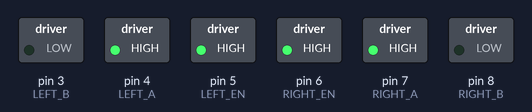
The sketch below on a simulated Arduino Nano, built with avr-gcc and run on an emulated ATmega328P. Parts: switched loads named in the sketch (green lamp = pin HIGH).

Above: at 0.1 s.
At 4.1 s:
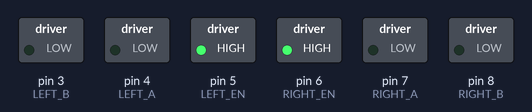
At 7.55 s:
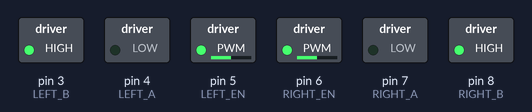
At 15.3 s:
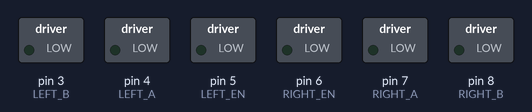
At 25.0 s:
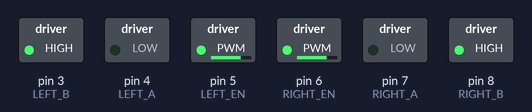
At 34.5 s:
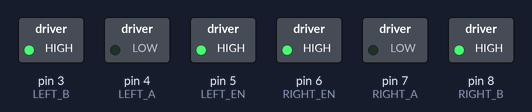
Timing chart, 0 to 40.0 s (numbered marks = the images above):
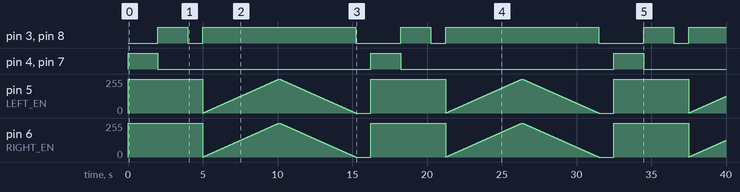

The sketch:

inspire_motor_driver_top.ino
```cpp
/*
  INNOVATOR INTERNATIONAL (PVT)LTD.
  https://www.innovator.lk/
  -----------------------------------------------------------------------------
  Development Platform : Inspire 1.0
  (Arduino development platform)
  -----------------------------------------------------------------------------
  Motor Driver Example(Top Board).
  -----------------------------------------------------------------------------
  Hardware setup :
  plug a Arduino nano board in to the inspre top development board.
  turn on both power switchs of the top development board & bottom one.

   --------------------------------left motor----------------------------------
    connect LEFT EN to Arduino Digital PIN-> 5(D5)

    connect LEFT A to Arduino Digital PIN-> 3(D4)

    connect LEFT B to Arduino Digital PIN-> 4(D3)

   --------------------------------right motor----------------------------------
    connect RIGHT EN to Arduino Analog PIN-> 6(D6)

    connect RIGHT A to Arduino Digital PIN-> 7(D7)

    connect RIGHT B to Arduino Digital PIN-> 8(D8)
  ----------------------------------------------------------------------------
  22 march 2021
*/

int LEFT_EN = 5; //initializing LEFT_EN pin as a output pin.

int LEFT_A = 4;//initializing LEFT_A pin as a output pin.

int LEFT_B = 3;//initializing LEFT_B pin as a output pin.

int RIGHT_EN = 6;//initializing RIGHT_EN pin as a output pin.

int RIGHT_A = 7;//initializing RIGHT_A pin as a output pin.

int RIGHT_B = 8;//initializing RIGHT_B pin as a output pin.


void setup() {
  // initializing all the motor control pins to be outputs.
  pinMode(LEFT_EN, OUTPUT);
  pinMode(RIGHT_EN, OUTPUT);

  pinMode(LEFT_A, OUTPUT);
  pinMode(LEFT_B, OUTPUT);

  pinMode(RIGHT_A, OUTPUT);
  pinMode(RIGHT_B, OUTPUT);

  // turning off all motors.
  digitalWrite(LEFT_A, LOW);
  digitalWrite(LEFT_B, LOW);

  digitalWrite(RIGHT_A, LOW);
  digitalWrite(RIGHT_B, LOW);
}

void loop() {
  directionControl(); // drive motors back and forth.

  delay(1000);//waiting for one second to be elapsed.

  speedControl();//controling the seed of the motors.

  delay(1000);//waiting for one second to be elapsed.
}


void directionControl() {
  // set motors to maximum speed.
  // PWM maximum possible values are 0 to 255.

  analogWrite(LEFT_EN, 255);

  analogWrite(RIGHT_EN, 255);

  //left mortor foward
  digitalWrite(LEFT_A, HIGH);

  digitalWrite(LEFT_B, LOW);

  //---------------------------------
  //right mortor backward
  digitalWrite(RIGHT_A, HIGH);

  digitalWrite(RIGHT_B, LOW);

  //---------------------------------
  delay(2000);
  //---------------------------------
  // changing motor directions.

  //left mortor backward
  digitalWrite(LEFT_A, LOW);

  digitalWrite(LEFT_B, HIGH);

  //---------------------------------
  //right mortor foward
  digitalWrite(RIGHT_A, LOW);

  digitalWrite(RIGHT_B, HIGH);

  //---------------------------------
  delay(2000);

  //---------------------------------
  // turn off all motors.
  digitalWrite(LEFT_A, LOW);

  digitalWrite(LEFT_B, LOW);

  digitalWrite(RIGHT_A, LOW);

  digitalWrite(RIGHT_B, LOW);
}


void speedControl() {
  // turn on motors
  digitalWrite(LEFT_A, LOW);

  digitalWrite(LEFT_B, HIGH);

  digitalWrite(RIGHT_A, LOW);

  digitalWrite(RIGHT_B, HIGH);

  // accelerate from zero to maximum speed.
  for (int i = 0; i < 256; i++) {
    analogWrite(LEFT_EN, i);

    analogWrite(RIGHT_EN, i);

    delay(20);
  }

  // de-accelerate from maximum speed to zero.
  for (int i = 255; i >= 0; --i) {
    analogWrite(LEFT_EN, i);

    analogWrite(RIGHT_EN, i);

    delay(20);
  }

  // turning off all motors.
  digitalWrite(LEFT_A, LOW);

  digitalWrite(LEFT_B, LOW);

  digitalWrite(RIGHT_A, LOW);

  digitalWrite(RIGHT_B, LOW);
}
```

Measured:
- by itself, pin 3 (LEFT_B), pin 8 (RIGHT_B): repeats every 16.2 s: LOW 1.0 s, HIGH 10.2 s, LOW 3.0 s, HIGH 2.0 s
- by itself, pin 4 (LEFT_A), pin 7 (RIGHT_A): alternates HIGH for 2.0 s and LOW for 14.2 s
